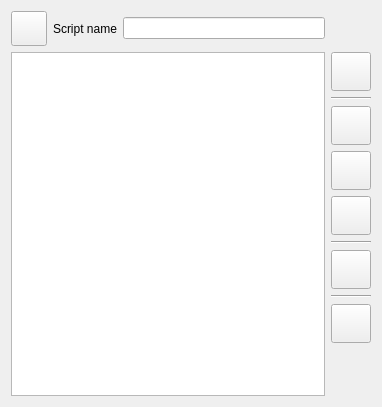
<?xml version="1.0" encoding="UTF-8"?>
<ui version="4.0">
 <author>Massimo Callegari</author>
 <comment>
  Q Light Controller Plus
  scripteditor.ui

  Copyright (c) 2015 Massimo Callegari

  Licensed under the Apache License, Version 2.0 (the &quot;License&quot;);
  you may not use this file except in compliance with the License.
  You may obtain a copy of the License at

      http://www.apache.org/licenses/LICENSE-2.0.txt

  Unless required by applicable law or agreed to in writing, software
  distributed under the License is distributed on an &quot;AS IS&quot; BASIS,
  WITHOUT WARRANTIES OR CONDITIONS OF ANY KIND, either express or implied.
  See the License for the specific language governing permissions and
  limitations under the License.
 </comment>
 <class>ScriptEditor</class>
 <widget class="QWidget" name="ScriptEditor">
  <property name="geometry">
   <rect>
    <x>0</x>
    <y>0</y>
    <width>382</width>
    <height>407</height>
   </rect>
  </property>
  <property name="windowTitle">
   <string>Script editor</string>
  </property>
  <layout class="QGridLayout" name="gridLayout">
   <item row="2" column="0" rowspan="10" colspan="3">
    <widget class="QTextEdit" name="m_editor">
     <property name="sizePolicy">
      <sizepolicy hsizetype="Expanding" vsizetype="Expanding">
       <horstretch>0</horstretch>
       <verstretch>1</verstretch>
      </sizepolicy>
     </property>
     <property name="lineWrapMode">
      <enum>QTextEdit::NoWrap</enum>
     </property>
    </widget>
   </item>
   <item row="2" column="3">
    <widget class="QToolButton" name="m_addButton">
     <property name="toolTip">
      <string>Add new command to cursor position</string>
     </property>
     <property name="icon">
      <iconset resource="qlcui.qrc">
       <normaloff>:/edit_add.png</normaloff>:/edit_add.png</iconset>
     </property>
     <property name="iconSize">
      <size>
       <width>32</width>
       <height>32</height>
      </size>
     </property>
     <property name="popupMode">
      <enum>QToolButton::InstantPopup</enum>
     </property>
     <property name="arrowType">
      <enum>Qt::NoArrow</enum>
     </property>
    </widget>
   </item>
   <item row="3" column="3">
    <widget class="Line" name="line">
     <property name="orientation">
      <enum>Qt::Horizontal</enum>
     </property>
    </widget>
   </item>
   <item row="4" column="3">
    <widget class="QToolButton" name="m_cutButton">
     <property name="toolTip">
      <string>Cut selected text to clipboard</string>
     </property>
     <property name="icon">
      <iconset resource="qlcui.qrc">
       <normaloff>:/editcut.png</normaloff>:/editcut.png</iconset>
     </property>
     <property name="iconSize">
      <size>
       <width>32</width>
       <height>32</height>
      </size>
     </property>
    </widget>
   </item>
   <item row="5" column="3">
    <widget class="QToolButton" name="m_copyButton">
     <property name="toolTip">
      <string>Copy selected text to clipboard</string>
     </property>
     <property name="icon">
      <iconset resource="qlcui.qrc">
       <normaloff>:/editcopy.png</normaloff>:/editcopy.png</iconset>
     </property>
     <property name="iconSize">
      <size>
       <width>32</width>
       <height>32</height>
      </size>
     </property>
    </widget>
   </item>
   <item row="6" column="3">
    <widget class="QToolButton" name="m_pasteButton">
     <property name="toolTip">
      <string>Paste text from clipboard at cursor</string>
     </property>
     <property name="icon">
      <iconset resource="qlcui.qrc">
       <normaloff>:/editpaste.png</normaloff>:/editpaste.png</iconset>
     </property>
     <property name="iconSize">
      <size>
       <width>32</width>
       <height>32</height>
      </size>
     </property>
    </widget>
   </item>
   <item row="7" column="3">
    <widget class="Line" name="line_2">
     <property name="orientation">
      <enum>Qt::Horizontal</enum>
     </property>
    </widget>
   </item>
   <item row="8" column="3">
    <widget class="QToolButton" name="m_undoButton">
     <property name="toolTip">
      <string>Undo</string>
     </property>
     <property name="icon">
      <iconset resource="qlcui.qrc">
       <normaloff>:/undo.png</normaloff>:/undo.png</iconset>
     </property>
     <property name="iconSize">
      <size>
       <width>32</width>
       <height>32</height>
      </size>
     </property>
    </widget>
   </item>
   <item row="11" column="3">
    <spacer name="verticalSpacer">
     <property name="orientation">
      <enum>Qt::Vertical</enum>
     </property>
     <property name="sizeHint" stdset="0">
      <size>
       <width>29</width>
       <height>161</height>
      </size>
     </property>
    </spacer>
   </item>
   <item row="1" column="0" colspan="3">
    <layout class="QHBoxLayout" name="horizontalLayout">
     <item>
      <widget class="QToolButton" name="m_testPlayButton">
       <property name="toolTip">
        <string>Test the execution of this script</string>
       </property>
       <property name="icon">
        <iconset resource="qlcui.qrc">
         <normaloff>:/player_play.png</normaloff>:/player_play.png</iconset>
       </property>
       <property name="iconSize">
        <size>
         <width>28</width>
         <height>28</height>
        </size>
       </property>
       <property name="checkable">
        <bool>true</bool>
       </property>
      </widget>
     </item>
     <item>
      <widget class="QLabel" name="m_nameLabel">
       <property name="text">
        <string>Script name</string>
       </property>
      </widget>
     </item>
     <item>
      <widget class="QLineEdit" name="m_nameEdit"/>
     </item>
    </layout>
   </item>
   <item row="9" column="3">
    <widget class="Line" name="line_3">
     <property name="orientation">
      <enum>Qt::Horizontal</enum>
     </property>
    </widget>
   </item>
   <item row="10" column="3">
    <widget class="QToolButton" name="m_checkButton">
     <property name="toolTip">
      <string>Check the syntax of this script</string>
     </property>
     <property name="icon">
      <iconset resource="qlcui.qrc">
       <normaloff>:/check.png</normaloff>:/check.png</iconset>
     </property>
     <property name="iconSize">
      <size>
       <width>32</width>
       <height>32</height>
      </size>
     </property>
    </widget>
   </item>
  </layout>
 </widget>
 <resources>
  <include location="qlcui.qrc"/>
 </resources>
 <connections>
  <connection>
   <sender>m_cutButton</sender>
   <signal>clicked()</signal>
   <receiver>m_editor</receiver>
   <slot>cut()</slot>
   <hints>
    <hint type="sourcelabel">
     <x>439</x>
     <y>104</y>
    </hint>
    <hint type="destinationlabel">
     <x>243</x>
     <y>107</y>
    </hint>
   </hints>
  </connection>
  <connection>
   <sender>m_copyButton</sender>
   <signal>clicked()</signal>
   <receiver>m_editor</receiver>
   <slot>copy()</slot>
   <hints>
    <hint type="sourcelabel">
     <x>444</x>
     <y>149</y>
    </hint>
    <hint type="destinationlabel">
     <x>196</x>
     <y>160</y>
    </hint>
   </hints>
  </connection>
  <connection>
   <sender>m_pasteButton</sender>
   <signal>clicked()</signal>
   <receiver>m_editor</receiver>
   <slot>paste()</slot>
   <hints>
    <hint type="sourcelabel">
     <x>438</x>
     <y>191</y>
    </hint>
    <hint type="destinationlabel">
     <x>251</x>
     <y>199</y>
    </hint>
   </hints>
  </connection>
  <connection>
   <sender>m_undoButton</sender>
   <signal>clicked()</signal>
   <receiver>m_editor</receiver>
   <slot>undo()</slot>
   <hints>
    <hint type="sourcelabel">
     <x>441</x>
     <y>236</y>
    </hint>
    <hint type="destinationlabel">
     <x>283</x>
     <y>237</y>
    </hint>
   </hints>
  </connection>
 </connections>
</ui>
